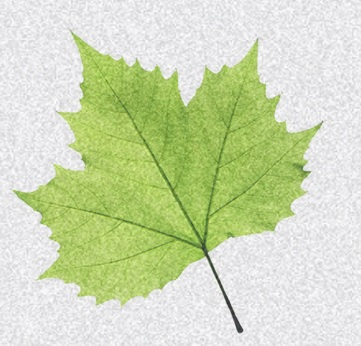
#> input picture Otsu Binarization/noisy_leaf.jpg, 361 x 346 px
$ python otsu01.py
#> lines starting #> are read from the running program, lines starting #| are printed output that depends on the picture
import cv2
import numpy as np
from matplotlib import pyplot as plt

img = cv2.imread('noisy_leaf.jpg',0)
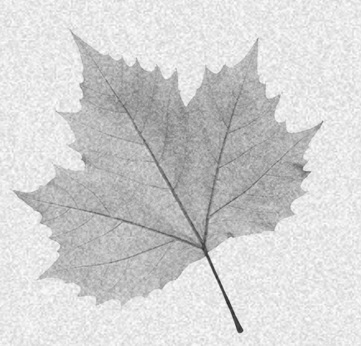
#> img: shape (346, 361); min 43, max 255, mean 210.7
plt.subplot(2,1,1), plt.imshow(img,cmap = 'gray')
plt.title('Original Noisy Image'), plt.xticks([]), plt.yticks([])
plt.subplot(2,1,2), plt.hist(img.ravel(), 256)
plt.title('Histogram'), plt.xticks([]), plt.yticks([])

plt.show()
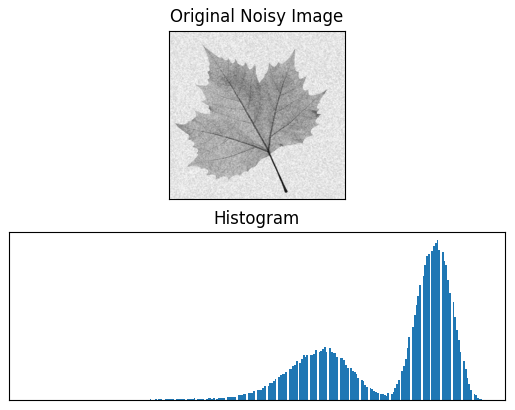
#> figure drawn by matplotlib, 2 panels
